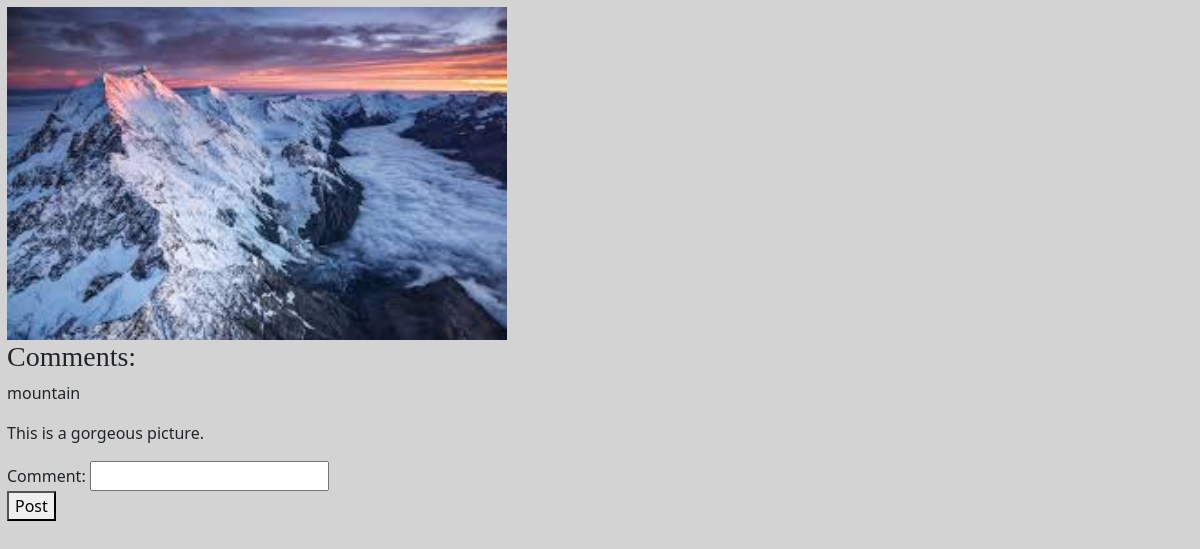
The app's page /image/27 with its own data.
### gallery/models.py (models this page shows)
class Image(models.Model):
    image = models.ImageField()
    session = models.CharField(max_length=100)
    tags = models.ManyToManyField(Tag)

class Comment(models.Model):
    comment = models.CharField(max_length = 200)
    image = models.ForeignKey(Image, on_delete=models.CASCADE, related_name="comments")

### gallery/views.py (the view, shortened to what this page needs)
# urls.py: path("image/<int:pk>", ImageDetailView.as_view(), name = "image_detail")
class ImageDetailView(DetailView):
    model = Image
    template_name = "gallery/detail.html"
    context_object_name = "image"
    def get(self, request, *args, **kwargs):
        self.object = self.get_object()
        recent = request.session.get("recent_images", [])
        image_id = self.object.id
        if(id in recent):
            recent.remove(id)
        recent.insert(0, image_id)
        recent = recent[:5]
        request.session["recent_images"] = recent
        return super().get(request, *args, **kwargs)
    def get_context_data(self, **kwargs):
        self.object = self.get_object()
        image_id = self.object.id
        comments_ = self.object.comments.all()
        context = super().get_context_data(**kwargs)
        context["comments"] = comments_
        context["form"] = CommentForm()
        return context

### gallery/views.py
class CommentForm(forms.ModelForm):
    class Meta:
        model = Comment
        fields = ["comment"]

### gallery/templates/gallery/detail.html (shortened to what this page needs)
{% load static %}
<!DOCTYPE html>
<html lang="en">
<head>
    <link href="https://cdn.jsdelivr.net/npm/bootstrap@5.3.8/dist/css/bootstrap.min.css" rel="stylesheet">
    <link href = "{% static 'gallery/style.css' %}" rel = "stylesheet">
</head>
<body>
    <img src = "{{image.image.url}}" width="500px">
    <h3>Comments: </h3>
    {% for comment in comments %}
    <div style = "border: 5px;">
    <p>{{comment.comment}}</p>
    </div>
    {% endfor %}
    <form method = "POST">
    {{form}}
    <button type = "submit">Post</button>
    </form>
</body>
</html>

### gallery/static/gallery/style.css (style rules this page uses)
body { padding: 7px; background-color: lightgray; }
h2, h3 { vertical-align: center; font-family: 'Fantasty'; }

### records on screen
Image: image (picture)
Comment: comment "mountain"
Comment: comment "This is a gorgeous picture."
